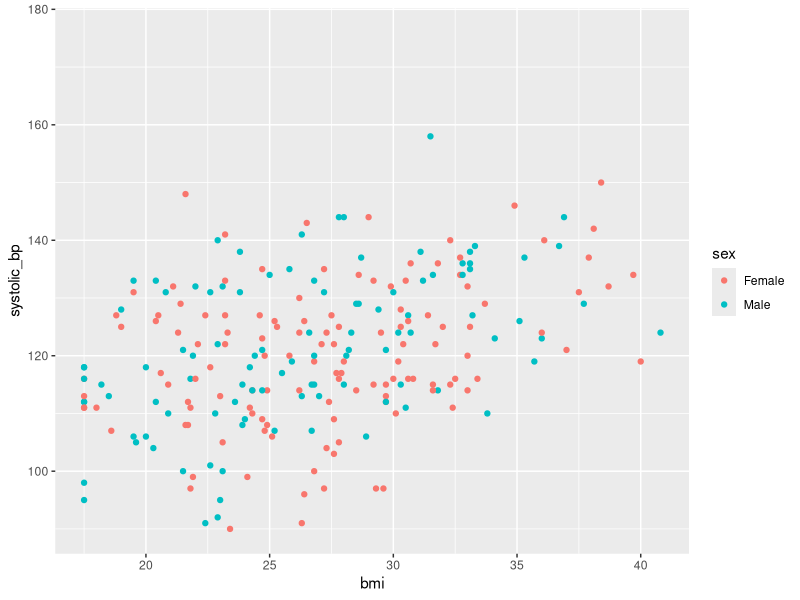

Generate this figure with R:
# 03 Broken-code lab solutions

library(tidyverse)

# Fix 1: close the parenthesis
health_raw <- read_csv("data/bootcamp_health.csv")

# Fix 2: use the object that exists
health <- read_csv("data/bootcamp_health.csv")
glimpse(health)

# Fix 3: R uses >= for greater than or equal to
health |>
  filter(age >= 50)

# Fix 4: R column names are case-sensitive; the column is bmi, not BMI
health |>
  group_by(sex) |>
  summarize(mean_bmi = mean(bmi, na.rm = TRUE), .groups = "drop")

# Fix 5: the column is sex, not gender
health |>
  ggplot(aes(x = bmi, y = systolic_bp, color = sex)) +
  geom_point()

# Fix 6: remove missing values before calculating the mean
health |>
  summarize(mean_sbp = mean(systolic_bp, na.rm = TRUE))

# Fix 7: use the real column name, smoking_status
lm(systolic_bp ~ age + bmi + smoking_status, data = health)
